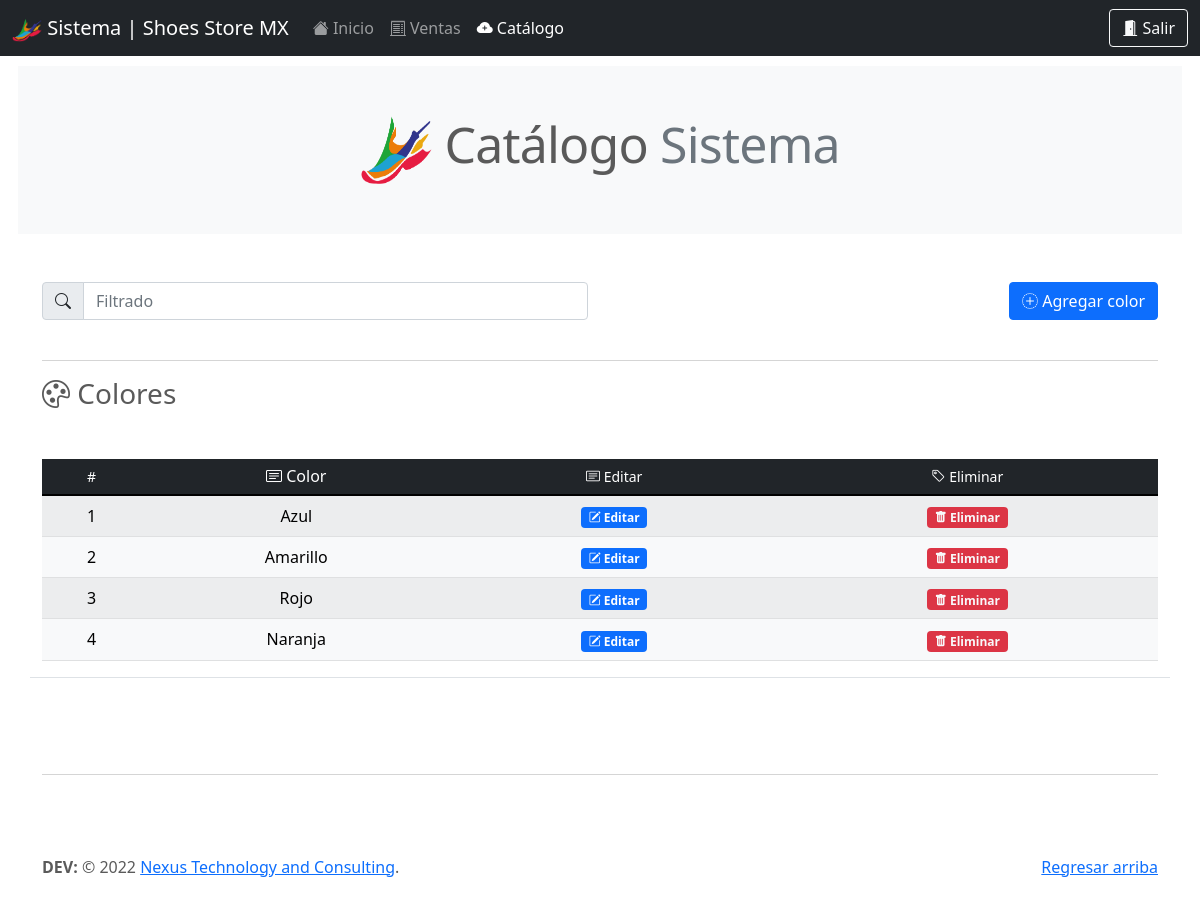
Before: /be_/categorias.php (signed in) with the older database file.
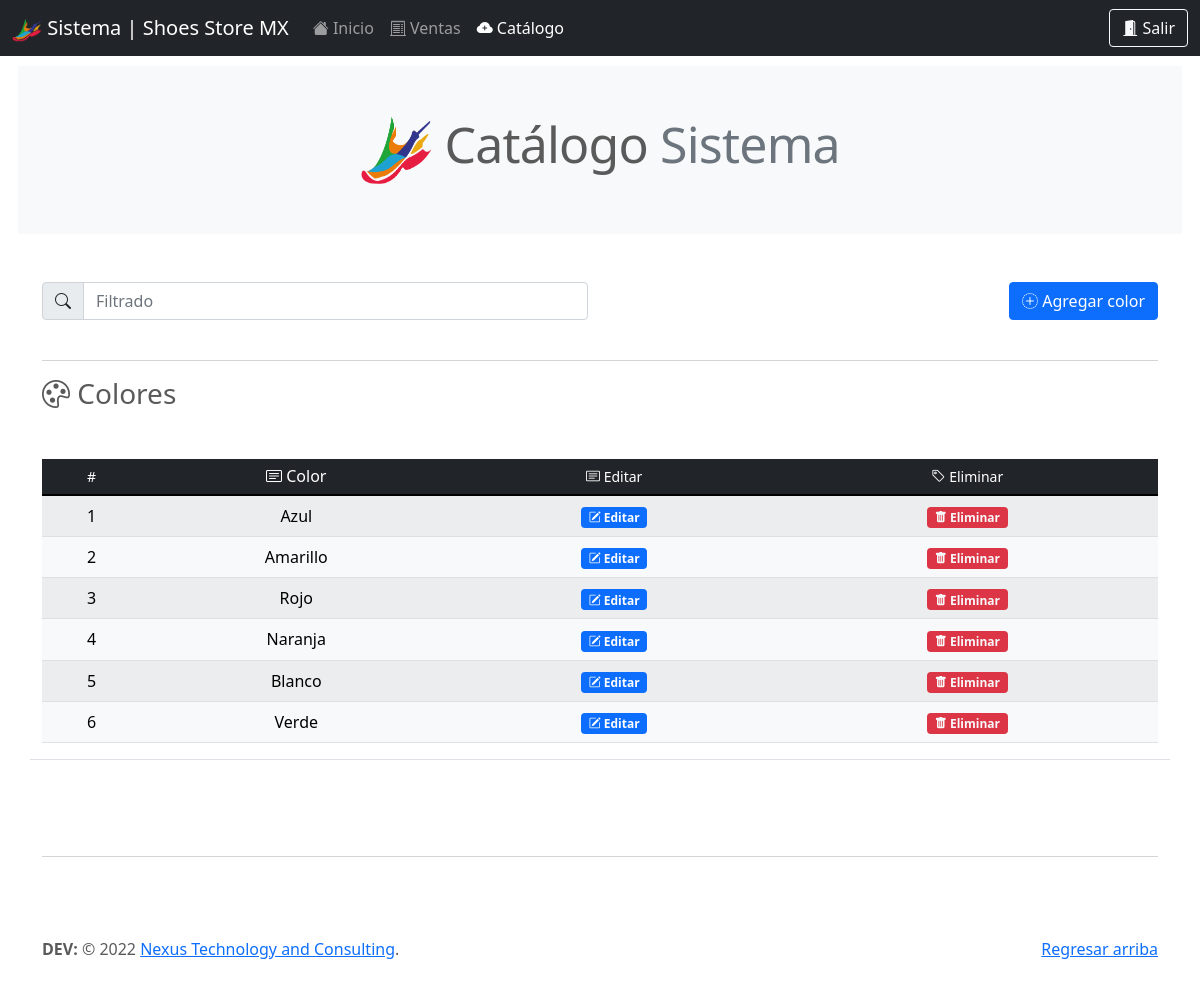
After: the same page with the newer database file.
### tables this page shows
CREATE TABLE `color` (
  `id` int(11) NOT NULL,
  `color` varchar(50) NOT NULL
);

### query/query_categorias_backend.php (called while the page is built)
<?php
include('qconn/qc.php');
$sqlColores = "SELECT * FROM color";
$resultadoColores= $conn->query($sqlColores);
?>

### be_/categorias.php (the view, shortened to what this page needs)
<!doctype html>
<html lang="en">
  <head>
    <link rel="stylesheet" href="https://cdn.jsdelivr.net/npm/bootstrap-icons@1.7.2/font/bootstrap-icons.css">
    <link href="../assets/dist/css/bootstrap.min.css" rel="stylesheet">
    <link href="../carousel.css" rel="stylesheet">
  </head>
  <body>
<header>
<nav class="navbar navbar-expand-md navbar-dark fixed-top bg-dark">
    <div class="container-fluid">
    <a class="navbar-brand" href="#"><img src="../assets/brand/img/logo_store_shoes_sin_fondo.png" alt="" width="30" height="24"> Sistema | Shoes Store MX</a>
      <div class="collapse navbar-collapse" id="navbarCollapse">
        <ul class="navbar-nav me-auto mb-2 mb-md-0">
          <li class="nav-item">
           <a class="nav-link" aria-current="page" href="dashboard.php"><i class="bi bi-house-fill"></i> Inicio</a>
          </li>
          <li class="nav-item">
            <a class="nav-link" href="venta_gral.php"><i class="bi bi-receipt-cutoff"></i> Ventas</a>
          </li>
          <li class="nav-item">
            <a class="nav-link active" href="catalogo.php"><i class="bi bi-cloud-plus-fill"></i> Catálogo</a>
          </li>
        </ul>
        <form class="d-flex">
          <a href="prcd/sort.php" class="btn btn-outline-light" type="submit"><i class="bi bi-door-open-fill"></i> Salir</a>
        </form>
      </div>
    </div>
  </nav>
</header>
<main>
<h2 class="mb-5 bg-light p-5 text-center featurette-heading" style="margin:18px;"><img src="../assets/brand/img/logo_store_shoes_sin_fondo.png" alt="" width="72" height="72"> Catálogo <span class="text-muted">Sistema</span></h2>
<? include('../query/query_categorias_backend.php'); ?>
  <div class="container marketing mt-5 border-bottom">
  <div class="row">
    <div class="col">
        <div class="input-group mb-4 w-100">
            <span class="input-group-text" id="basic-addon1"><i class="bi bi-search"></i></span>
            <input type="text" class="form-control" placeholder="Filtrado" aria-label="Filtrado" aria-describedby="basic-addon1" id="myInput">
        </div>
    </div>
    <div class="col">
        <div class="input-group mb-4 justify-content-end">
            <button class="btn btn-primary" data-bs-toggle="modal" data-bs-target="#agregarProducto"><i class="bi bi-plus-circle-dotted"></i> Agregar color</button>
        </div>
    </div>
  </div>
  <hr>
    <div class="table-responsive">
    <p class="h3 mb-5"><i class="bi bi-palette"></i> Colores</p>
    <table class="table  table-light table-striped mb-3 table-hover align-middle">
      <thead class="text-center table-dark align-middle">
        <tr>
          <th scope="col" class="h6"><small>#</small></th>
          <th scope="col" class="h6"><small<i class="bi bi-card-text"></i> Color</small></th>
          <th scope="col" class="h6"><small><i class="bi bi-card-text"></i> Editar</small></th>
          <th scope="col" class="h6"><small><i class="bi bi-tag"></i> Eliminar</small></th>
        </tr>
      </thead>
      <tbody id="myTable">
        <?php
        $x = 0;
          while($rowColores = $resultadoColores->fetch_assoc()){
            $x++;
            echo'<tr>';
            echo'<td class="text-center">'.$x.'</td>';
            echo'<td class="text-center">'.$rowColores['color'].'</td>';
            echo'<td class="text-center"><a href="#" data-bs-toggle="modal" data-bs-target="#exampleModal'.$rowColores['id'].'"><span class="badge bg-primary"><i class="bi bi-pencil-square"></i> Editar</span></a></td>';
            echo'<td class="text-center"><a href="#" data-bs-toggle="modal" data-bs-target="#deleteArticulo'.$rowColores['id'].'"><span class="badge bg-danger text-light"><i class="bi bi-trash-fill"></i> Eliminar</span></a></td>';
            echo'</tr>';
          }
        ?>
      </tbody>
    </table>
    </div>
  </div>
  <footer class="footer mt-auto py-3">
    <div class="container">
      <hr class="featurette-divider">
      <p class="float-end"><a href="#">Regresar arriba</a></p>
    <p><strong>DEV:</strong> © 2022 <a href="https://direccioneszac.net/red_deploy/" target="_blank">Nexus Technology and Consulting</a>.</p>
    </div>
  </footer>
</main>
  </body>
</html>

Changed rows visible on the page:
added color: color "Blanco"
added color: color "Verde"
